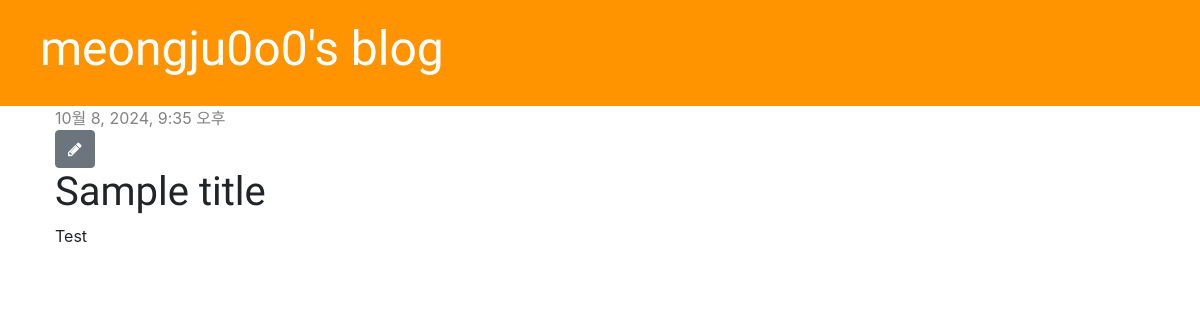
/post/1/, run on an earlier commit of the app's database.
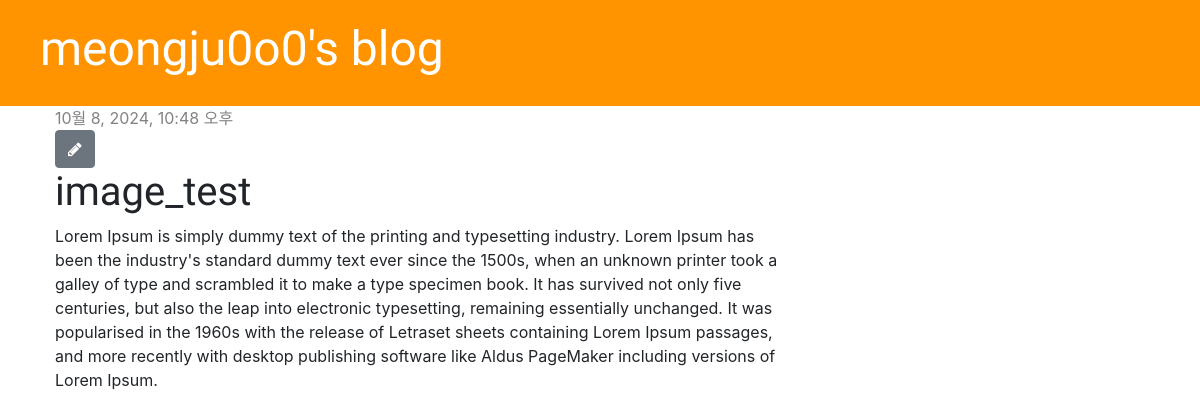
And on a later commit of the database.
### blog/models.py (models this page shows, shortened)
class Post(models.Model):
    author = models.ForeignKey(settings.AUTH_USER_MODEL, on_delete=models.CASCADE)
    title = models.CharField(max_length=200)
    text = models.TextField()
    created_date = models.DateTimeField(default=timezone.now)
    published_date = models.DateTimeField(blank=True, null=True)
    image = models.ImageField(upload_to='images/', default='blog_image/default_error.png')

### blog/views.py (the view)
# urls.py: path('post/<int:pk>/', views.post_detail, name='post_detail'),
def post_detail(request, pk):
    post = get_object_or_404(Post, pk=pk)
    return render(request, 'blog/post_detail.html', {'post': post})

### blog/templates/blog/post_detail.html
{% extends 'blog/base.html' %}
{% block content %}
    <div class="post">
        {% if post.published_date %}
            <div class="date">
                {{ post.published_date }}
            </div>
        {% endif %}
        <a class="btn btn-secondary" href="{% url 'post_edit' pk=post.pk %}">
            <span class="fa fa-pencil"></span>
        </a>
        <h1>{{ post.title }}</h1>
        <p>{{ post.text|linebreaksbr }}</p>
    </div>
{% endblock %}

### blog/templates/blog/base.html (shortened to what this page needs)
{% load static %}
<!DOCTYPE html>
<html>
<head>
    <link rel="stylesheet" href="https://stackpath.bootstrapcdn.com/bootstrap/4.5.2/css/bootstrap.min.css">
    <link rel="stylesheet" href="https://stackpath.bootstrapcdn.com/bootstrap/4.5.2/css/bootstrap-theme.min.css">
    <link rel="stylesheet" href="https://cdnjs.cloudflare.com/ajax/libs/font-awesome/4.7.0/css/font-awesome.min.css">
    <link rel="stylesheet" href="{% static 'css/blog.css' %}">
</head>
<body>
    <div class="page-header">
        <h1><a href="/">meongju0o0's blog</a></h1>
    </div>
    <div class="content container">
        <div class="row">
            <div class="col-md-8">
                {% block content %}
                {% endblock %}
            </div>
        </div>
    </div>
</body>
</html>

### blog/static/css/blog.css (style rules this page uses)
.page-header { background-color: #ff9400; margin-top: 0; padding: 20px 20px 20px 40px; }
.page-header h1, .page-header h1 a, .page-header h1 a:visited, .page-header h1 a:active { color: #ffffff; font-size: 36pt; text-decoration: none; }
.content { margin-left: 40px; }
h1, h2, h3, h4 { font-family: 'Lobster', cursive; }
.date { color: #828282; }
.post { margin-bottom: 70px; }

What changed in the data, as far as the page shows it:
changed Post: published_date "10월 8, 2024, 9:35 오후" → "10월 8, 2024, 10:48 오후"; title "Sample title" → "image_test"; text "Test" → "Lorem Ipsum is simply dummy text of the printing and typesetting industry. Lorem Ipsum has been the industry's standard dummy text ever since the 1500s, when an unknown printer took a galley of type and scrambled it to make a type specimen book. It has survived not only five centuries, but also the leap into electronic typesetting, remaining essentially unchanged. It was popularised in the 1960s with the release of Letraset sheets containing Lorem Ipsum passages, and more recently with desktop publishing software like Aldus PageMaker including versions of Lorem Ipsum."
